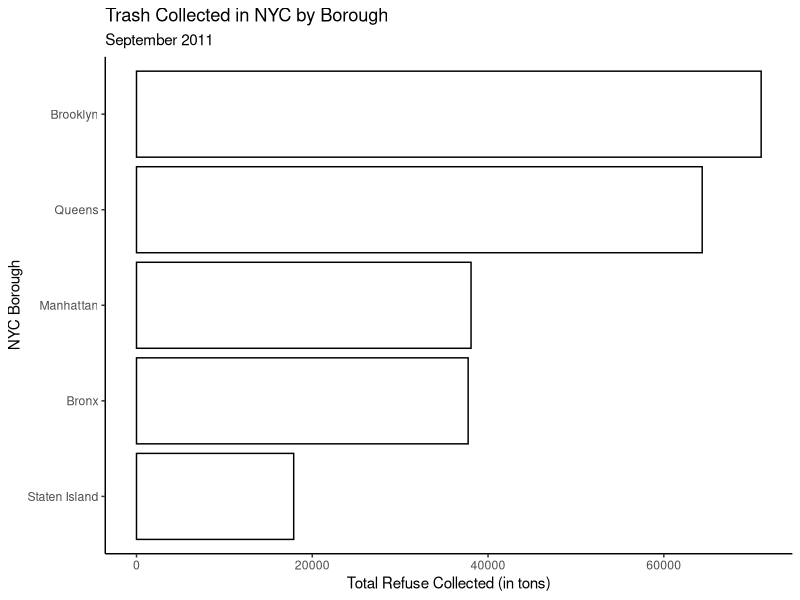
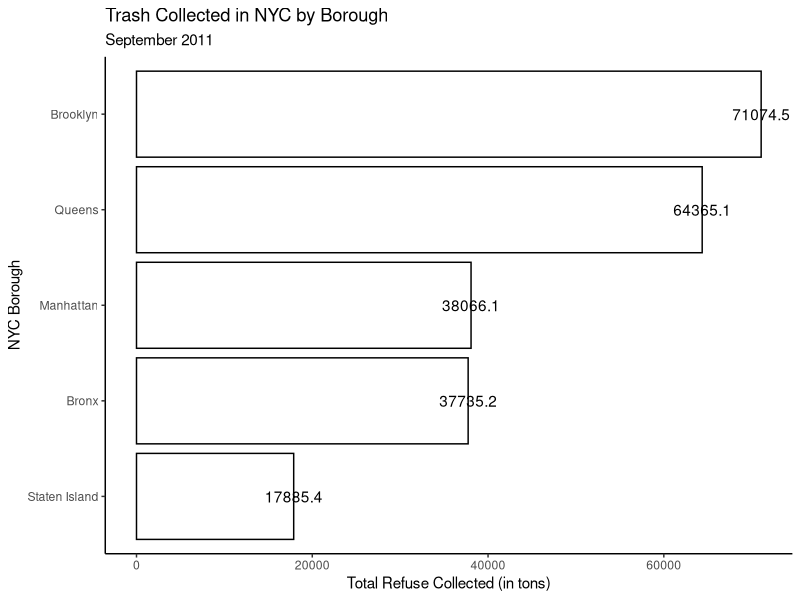
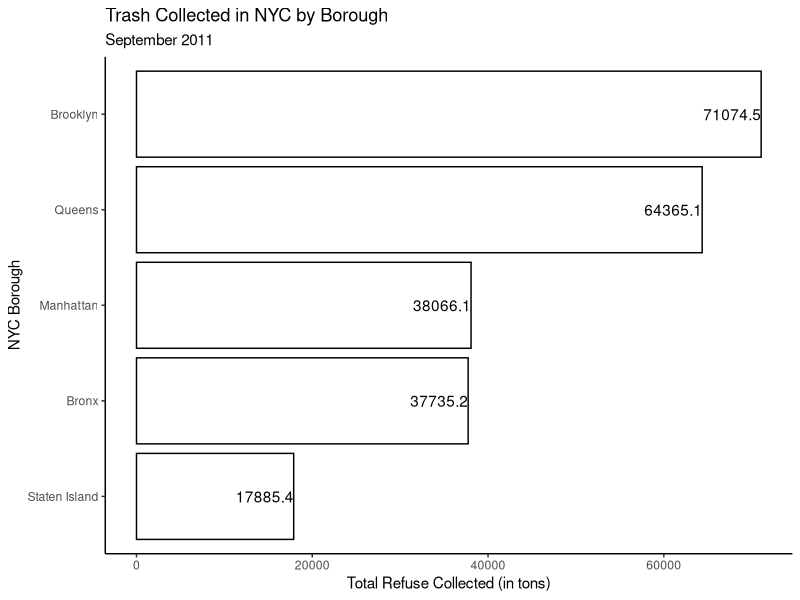
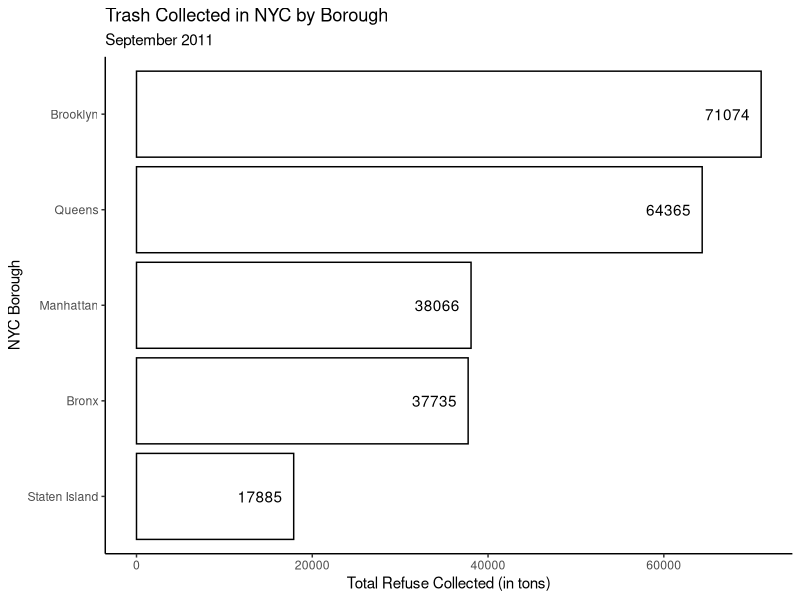
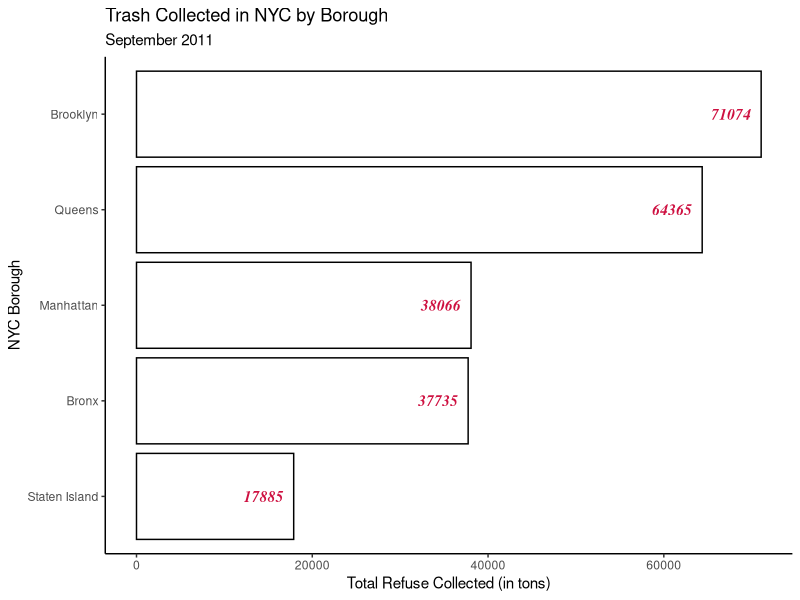
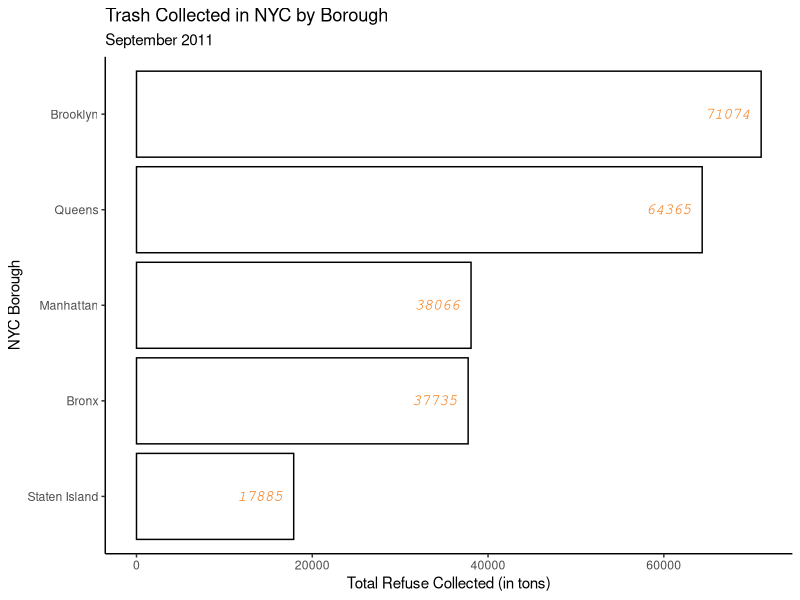
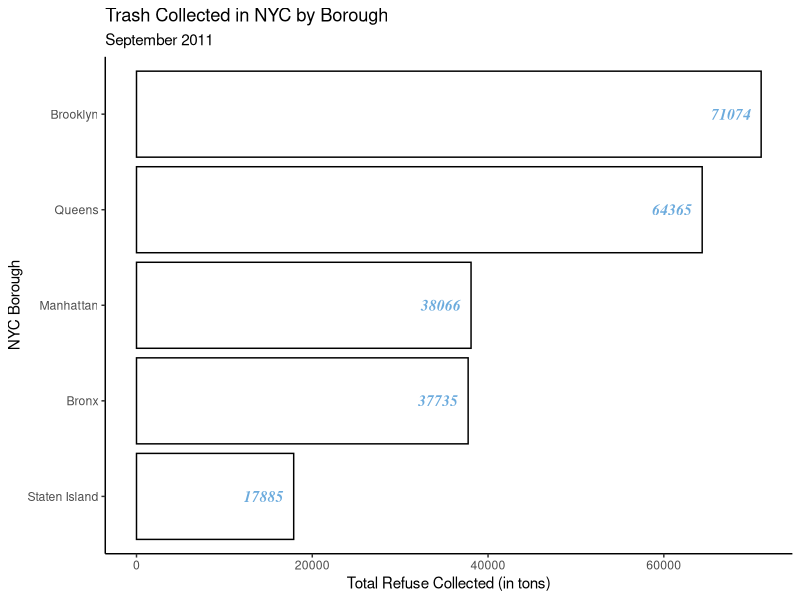
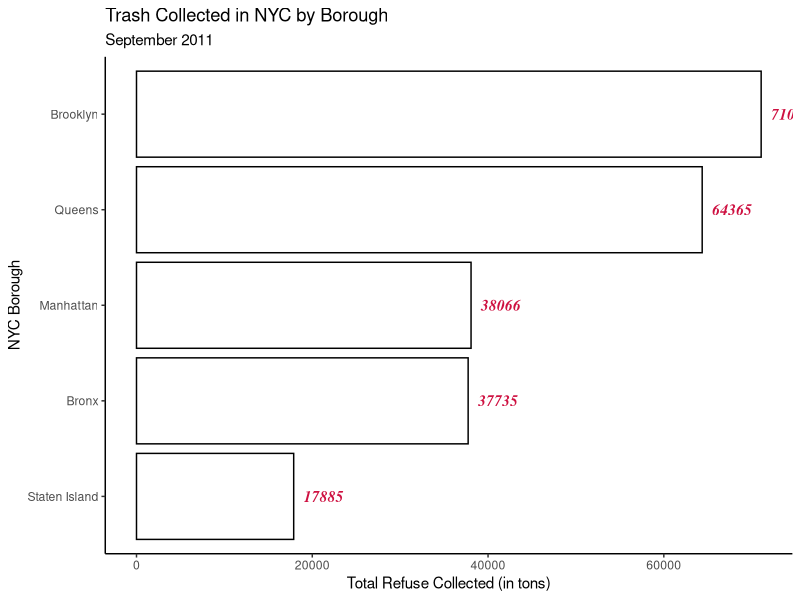

R code for these plots, in order:
## DATA 3230 - Using Legends, Colors, Fonts & Axes ##

library(tidyverse)
library(readxl)

## Let's start with our NYC Trash Horizontal Bar Chart ##

nyc <- read_xlsx("Legends, Colors, Fonts and Axes/NYC Trash Data.xlsx")

## Subset to September 2011 ##

nyc_sept11 <- nyc |>
  filter(MONTH == 9 & YEAR == 2011)

## Sum up REFUSETONSCOLLECTED variable by Borough ##

trash_tot <- nyc_sept11 |>
  group_by(BOROUGH) |>
  summarize(Sum_Trash = sum(REFUSETONSCOLLECTED))

## Visualization we left off with: ##

trash_tot |>
  ggplot(aes(x=Sum_Trash,y=reorder(BOROUGH,Sum_Trash))) +
  geom_bar(stat='identity',color='black',fill='white') +
  labs(y = "NYC Borough",
       x = "Total Refuse Collected (in tons)",
       title = "Trash Collected in NYC by Borough",
       subtitle = "September 2011") +
  theme_classic()

## If we want to add labels to this visualization to show how much
## trash was produced by each borough, we can use a new geom called
## geom_text: ##

trash_tot |>
  ggplot(aes(x=Sum_Trash,y=reorder(BOROUGH,Sum_Trash))) +
  geom_bar(stat='identity',color='black',fill='white') +
  geom_text(aes(label=Sum_Trash)) +
  labs(y = "NYC Borough",
       x = "Total Refuse Collected (in tons)",
       title = "Trash Collected in NYC by Borough",
       subtitle = "September 2011") +
  theme_classic()

## Okay cool! But what are some problems? For starters,
## the label is centered at the end of the bar, making
## the text difficult to read. We can change the justification
## of the text by using the hjust argument: ##

trash_tot |>
  ggplot(aes(x=Sum_Trash,y=reorder(BOROUGH,Sum_Trash))) +
  geom_bar(stat='identity',color='black',fill='white') +
  geom_text(aes(label=Sum_Trash),hjust=1) +
  labs(y = "NYC Borough",
       x = "Total Refuse Collected (in tons)",
       title = "Trash Collected in NYC by Borough",
       subtitle = "September 2011") +
  theme_classic()

## Rounding to one decimal point is also a bit unusual. We 
## can adjust this by using the round function within
## geom_text: ##

trash_tot |>
  ggplot(aes(x=Sum_Trash,y=reorder(BOROUGH,Sum_Trash))) +
  geom_bar(stat='identity',color='black',fill='white') +
  geom_text(aes(label=round(Sum_Trash)),hjust=1.25) +
  labs(y = "NYC Borough",
       x = "Total Refuse Collected (in tons)",
       title = "Trash Collected in NYC by Borough",
       subtitle = "September 2011") +
  theme_classic()

#### FONTS ####

## What if we wanted to control the font in terms of size,
## color, and font type? Well, what options are available to us? 
## Let's see! ##

## serif, bold-italic, & Braves Red #CE1141 ##

trash_tot |>
  ggplot(aes(x=Sum_Trash,y=reorder(BOROUGH,Sum_Trash))) +
  geom_bar(stat='identity',color='black',fill='white') +
  geom_text(aes(label=round(Sum_Trash)),family='serif',
            fontface='bold.italic',color='#CE1141',hjust=1.25) +
  labs(y = "NYC Borough",
       x = "Total Refuse Collected (in tons)",
       title = "Trash Collected in NYC by Borough",
       subtitle = "September 2011") +
  theme_classic()

## mono, italicized, & NY Knicks Orange ##

trash_tot |>
  ggplot(aes(x=Sum_Trash,y=reorder(BOROUGH,Sum_Trash))) +
  geom_bar(stat='identity',color='black',fill='white') +
  geom_text(aes(label=round(Sum_Trash)),family='mono',
            fontface='italic',color='#F58426',hjust=1.25) +
  labs(y = "NYC Borough",
       x = "Total Refuse Collected (in tons)",
       title = "Trash Collected in NYC by Borough",
       subtitle = "September 2011") +
  theme_classic()

## serif, bold.italic, & Manchester United blue ##

trash_tot |>
  ggplot(aes(x=Sum_Trash,y=reorder(BOROUGH,Sum_Trash))) +
  geom_bar(stat='identity',color='black',fill='white') +
  geom_text(aes(label=round(Sum_Trash)),family='serif',
            fontface='bold.italic',color='#6CABDD',hjust=1.25) +
  labs(y = "NYC Borough",
       x = "Total Refuse Collected (in tons)",
       title = "Trash Collected in NYC by Borough",
       subtitle = "September 2011") +
  theme_classic()

#### AXES ####

## Using the Braves color visualization, what if we wanted to move
## the labels to the outside of bars? ##

trash_tot |>
  ggplot(aes(x=Sum_Trash,y=reorder(BOROUGH,Sum_Trash))) +
  geom_bar(stat='identity',color='black',fill='white') +
  geom_text(aes(label=round(Sum_Trash)),family='serif',
            fontface='bold.italic',color='#CE1141',hjust=-0.25) +
  labs(y = "NYC Borough",
       x = "Total Refuse Collected (in tons)",
       title = "Trash Collected in NYC by Borough",
       subtitle = "September 2011") +
  theme_classic()

## Whoops! Now I can't see Brooklyn's label! This means I now 
## need to change the viewing window. One way is by increasing the 
## x-axis length. We can do this by using scale_x_continuous function: ##

trash_tot |>
  ggplot(aes(x=Sum_Trash,y=reorder(BOROUGH,Sum_Trash))) +
  geom_bar(stat='identity',color='black',fill='white') +
  geom_text(aes(label=round(Sum_Trash)),family='serif',
            fontface='bold.italic',color='#CE1141',hjust=-0.25) +
  labs(y = "NYC Borough",
       x = "Total Refuse Collected (in tons)",
       title = "Trash Collected in NYC by Borough",
       subtitle = "September 2011") +
  theme_classic() +
  scale_x_continuous(limits = c(0,75000))

## Okay cool! That solved the problem! What if we want to 
## increase the number of tick marks to be in increments of 
## 10K? We can again use scale_x_continuous: ##

trash_tot |>
  ggplot(aes(x=Sum_Trash,y=reorder(BOROUGH,Sum_Trash))) +
  geom_bar(stat='identity',color='black',fill='white') +
  geom_text(aes(label=round(Sum_Trash)),family='serif',
            fontface='bold.italic',color='#CE1141',hjust=-0.25) +
  labs(y = "NYC Borough",
       x = "Total Refuse Collected (in tons)",
       title = "Trash Collected in NYC by Borough",
       subtitle = "September 2011") +
  theme_classic() +
  scale_x_continuous(limits = c(0,75000),
                     breaks = seq(0,80000,by=10000))

## Now, to the point that was made in last class, we don't really
## need the three extra zeros indicating that we are working in the
## 10s of thousands. We could get by with 10K, 20K, and so on. We once
## again can use the scales package & 
## scale_x_continuous function to do so: ##

trash_tot |>
  ggplot(aes(x=Sum_Trash,y=reorder(BOROUGH,Sum_Trash))) +
  geom_bar(stat='identity',color='black',fill='white') +
  geom_text(aes(label=round(Sum_Trash)),family='serif',
            fontface='bold.italic',color='#CE1141',hjust=-0.25) +
  labs(y = "NYC Borough",
       x = "Total Refuse Collected (in tons)",
       title = "Trash Collected in NYC by Borough",
       subtitle = "September 2011") +
  theme_classic() +
  scale_x_continuous(limits = c(0,75000),
                     breaks = seq(0,80000,by=10000),
                     labels = scales::label_number(suffix = "K",
                                                   scale = 1e-3))

## We can also change the font of the axis titles to match
## our data labels using the theme function! ##

trash_tot |>
  ggplot(aes(x=Sum_Trash,y=reorder(BOROUGH,Sum_Trash))) +
  geom_bar(stat='identity',color='black',fill='white') +
  geom_text(aes(label=round(Sum_Trash)),family='serif',
            fontface='bold.italic',color='#CE1141',hjust=-0.25) +
  labs(y = "NYC Borough",
       x = "Total Refuse Collected (in tons)",
       title = "Trash Collected in NYC by Borough",
       subtitle = "September 2011") +
  theme_classic() +
  theme(axis.text.x = element_text(family = 'serif',
                                   face = 'bold.italic',
                                   color = '#CE1141'),
        axis.title.x = element_text(family = 'serif',
                                    face = 'bold.italic',
                                    color = '#CE1141'),
        axis.text.y = element_text(family = 'serif',
                                   face = 'bold.italic',
                                   color = '#CE1141'),
        axis.title.y = element_text(family = 'serif',
                                    face = 'bold.italic',
                                    color = '#CE1141')) +
  scale_x_continuous(limits = c(0,75000),
                     breaks = seq(0,80000,by=10000),
                     labels = scales::label_number(suffix = "K",
                                                   scale = 1e-3))

#### LEGENDS ####

## Suppose I want the bars to be colored by the boroughs. We can
## use the fill argument within the aes function to do so: ##

trash_tot |>
  ggplot(aes(x=Sum_Trash,y=reorder(BOROUGH,Sum_Trash),fill=BOROUGH)) +
  geom_bar(stat='identity',color='black') +
  geom_text(aes(label=round(Sum_Trash)),family='serif',
            fontface='bold.italic',color='#CE1141',hjust=-0.25) +
  labs(y = "NYC Borough",
       x = "Total Refuse Collected (in tons)",
       title = "Trash Collected in NYC by Borough",
       subtitle = "September 2011") +
  theme_classic() +
  theme(axis.text.x = element_text(family = 'serif',
                                   face = 'bold.italic'),
        axis.title.x = element_text(family = 'serif',
                                    face = 'bold.italic'),
        axis.text.y = element_text(family = 'serif',
                                   face = 'bold.italic'),
        axis.title.y = element_text(family = 'serif',
                                    face = 'bold.italic')) +
  scale_x_continuous(limits = c(0,80000),
                     breaks = seq(0,80000,by=10000),
                     labels = scales::label_number(suffix = "K",
                                                   scale = 1e-3))

## Cool! But now we don't need the y-axis labels. We can remove
## them by using the theme function: ##

trash_tot |>
  ggplot(aes(x=Sum_Trash,y=reorder(BOROUGH,Sum_Trash),fill=BOROUGH)) +
  geom_bar(stat='identity',color='black') +
  geom_text(aes(label=round(Sum_Trash)),family='serif',
            fontface='bold.italic',color='#CE1141',hjust=-0.25) +
  labs(y = "NYC Borough",
       x = "Total Refuse Collected (in tons)",
       title = "Trash Collected in NYC by Borough",
       subtitle = "September 2011") +
  theme_classic() +
  theme(axis.text.x = element_text(family = 'serif',
                                   face = 'bold.italic'),
        axis.title.x = element_text(family = 'serif',
                                    face = 'bold.italic'),
        axis.text.y = element_blank(),
        axis.title.y = element_text(family = 'serif',
                                    face = 'bold.italic'),
        axis.ticks.y = element_blank()) +
  scale_x_continuous(limits = c(0,80000),
                     breaks = seq(0,80000,by=10000),
                     labels = scales::label_number(suffix = "K",
                                                   scale = 1e-3))

## We can modify the legend title and labels using the labs function: ##

trash_tot |>
  ggplot(aes(x=Sum_Trash,y=reorder(BOROUGH,Sum_Trash),fill=BOROUGH)) +
  geom_bar(stat='identity',color='black') +
  geom_text(aes(label=round(Sum_Trash)),family='serif',
            fontface='bold.italic',color='#CE1141',hjust=-0.25) +
  labs(y = "NYC Borough",
       x = "Total Refuse Collected (in tons)",
       title = "Trash Collected in NYC by Borough",
       subtitle = "September 2011",
       fill = "Borough") +
  theme_classic() +
  theme(axis.text.x = element_text(family = 'serif',
                                   face = 'bold.italic'),
        axis.title.x = element_text(family = 'serif',
                                    face = 'bold.italic'),
        axis.text.y = element_blank(),
        axis.title.y = element_text(family = 'serif',
                                    face = 'bold.italic'),
        axis.ticks.y = element_blank()) +
  scale_x_continuous(limits = c(0,80000),
                     breaks = seq(0,80000,by=10000),
                     labels = scales::label_number(suffix = "K",
                                                   scale = 1e-3))

## We can also control the position of the legend using the theme function: ##

## Top ##

trash_tot |>
  ggplot(aes(x=Sum_Trash,y=reorder(BOROUGH,Sum_Trash),fill=BOROUGH)) +
  geom_bar(stat='identity',color='black') +
  geom_text(aes(label=round(Sum_Trash)),family='serif',
            fontface='bold.italic',color='#CE1141',hjust=-0.25) +
  labs(y = "NYC Borough",
       x = "Total Refuse Collected (in tons)",
       title = "Trash Collected in NYC by Borough",
       subtitle = "September 2011",
       fill = "Borough") +
  theme_classic() +
  theme(axis.text.x = element_text(family = 'serif',
                                   face = 'bold.italic'),
        axis.title.x = element_text(family = 'serif',
                                    face = 'bold.italic'),
        axis.text.y = element_blank(),
        axis.title.y = element_text(family = 'serif',
                                    face = 'bold.italic'),
        axis.ticks.y = element_blank(),
        legend.position = "top") +
  scale_x_continuous(limits = c(0,80000),
                     breaks = seq(0,80000,by=10000),
                     labels = scales::label_number(suffix = "K",
                                                   scale = 1e-3))

## Bottom ##

trash_tot |>
  ggplot(aes(x=Sum_Trash,y=reorder(BOROUGH,Sum_Trash),fill=BOROUGH)) +
  geom_bar(stat='identity',color='black') +
  geom_text(aes(label=round(Sum_Trash)),family='serif',
            fontface='bold.italic',color='#CE1141',hjust=-0.25) +
  labs(y = "NYC Borough",
       x = "Total Refuse Collected (in tons)",
       title = "Trash Collected in NYC by Borough",
       subtitle = "September 2011",
       fill = "Borough") +
  theme_classic() +
  theme(axis.text.x = element_text(family = 'serif',
                                   face = 'bold.italic'),
        axis.title.x = element_text(family = 'serif',
                                    face = 'bold.italic'),
        axis.text.y = element_blank(),
        axis.title.y = element_text(family = 'serif',
                                    face = 'bold.italic'),
        axis.ticks.y = element_blank(),
        legend.position = "bottom") +
  scale_x_continuous(limits = c(0,80000),
                     breaks = seq(0,80000,by=10000),
                     labels = scales::label_number(suffix = "K",
                                                   scale = 1e-3))

#### COLORS ####

## What if we wanted to change the colors of the bars? We can use
## packages like RColorBrewer and viridis to do so! ##

## viridis ##

library(viridis)

trash_tot |>
  ggplot(aes(x=Sum_Trash,y=reorder(BOROUGH,Sum_Trash),fill=BOROUGH)) +
  geom_bar(stat='identity',color='black') +
  geom_text(aes(label=round(Sum_Trash)),family='serif',
            fontface='bold.italic',color='#CE1141',hjust=-0.25) +
  labs(y = "NYC Borough",
       x = "Total Refuse Collected (in tons)",
       title = "Trash Collected in NYC by Borough",
       subtitle = "September 2011",
       fill = "Borough") +
  theme_classic() +
  theme(axis.text.x = element_text(family = 'serif',
                                   face = 'bold.italic'),
        axis.title.x = element_text(family = 'serif',
                                    face = 'bold.italic'),
        axis.text.y = element_blank(),
        axis.title.y = element_text(family = 'serif',
                                    face = 'bold.italic'),
        axis.ticks.y = element_blank(),
        legend.position = "bottom") +
  scale_x_continuous(limits = c(0,80000),
                     breaks = seq(0,80000,by=10000),
                     labels = scales::label_number(suffix = "K",
                                                   scale = 1e-3)) +
  scale_fill_viridis(discrete = T)


## Within scale_fill_viridis, we can change the color palette by
## using the option argument, A - H. So if we want "turbo" (H) ##

trash_tot |>
  ggplot(aes(x=Sum_Trash,y=reorder(BOROUGH,Sum_Trash),fill=BOROUGH)) +
  geom_bar(stat='identity',color='black') +
  geom_text(aes(label=round(Sum_Trash)),family='serif',
            fontface='bold.italic',color='#CE1141',hjust=-0.25) +
  labs(y = "NYC Borough",
       x = "Total Refuse Collected (in tons)",
       title = "Trash Collected in NYC by Borough",
       subtitle = "September 2011",
       fill = "Borough") +
  theme_classic() +
  theme(axis.text.x = element_text(family = 'serif',
                                   face = 'bold.italic'),
        axis.title.x = element_text(family = 'serif',
                                    face = 'bold.italic'),
        axis.text.y = element_blank(),
        axis.title.y = element_text(family = 'serif',
                                    face = 'bold.italic'),
        axis.ticks.y = element_blank(),
        legend.position = "bottom") +
  scale_x_continuous(limits = c(0,80000),
                     breaks = seq(0,80000,by=10000),
                     labels = scales::label_number(suffix = "K",
                                                   scale = 1e-3)) +
  scale_fill_viridis(discrete = T,
                     option = "H")

## RColorBrewer ##

library(RColorBrewer)
print(brewer.pal.info)

## Let's use Pastel1 ##

trash_tot |>
  ggplot(aes(x=Sum_Trash,y=reorder(BOROUGH,Sum_Trash),fill=BOROUGH)) +
  geom_bar(stat='identity',color='black') +
  geom_text(aes(label=round(Sum_Trash)),family='serif',
            fontface='bold.italic',color='#CE1141',hjust=-0.25) +
  labs(y = "NYC Borough",
       x = "Total Refuse Collected (in tons)",
       title = "Trash Collected in NYC by Borough",
       subtitle = "September 2011",
       fill = "Borough") +
  theme_classic() +
  theme(axis.text.x = element_text(family = 'serif',
                                   face = 'bold.italic'),
        axis.title.x = element_text(family = 'serif',
                                    face = 'bold.italic'),
        axis.text.y = element_blank(),
        axis.title.y = element_text(family = 'serif',
                                    face = 'bold.italic'),
        axis.ticks.y = element_blank(),
        legend.position = "bottom") +
  scale_x_continuous(limits = c(0,80000),
                     breaks = seq(0,80000,by=10000),
                     labels = scales::label_number(suffix = "K",
                                                   scale = 1e-3)) +
  scale_fill_brewer(palette = "Pastel1")

## Custom Palettes ##

## We can also create our own custom palettes using the scale_fill_manual function: ##

## Specifying Custom Palette ##

borough_colors <- c("Bronx" = 'red',
                    "Brooklyn" = 'blue',
                    "Manhattan" = "orange",
                    "Queens" = "yellow",
                    "Staten Island" = 'violet')

## Generating Visualization ##

trash_tot |>
  ggplot(aes(x=Sum_Trash,y=reorder(BOROUGH,Sum_Trash),fill=BOROUGH)) +
  geom_bar(stat='identity',color='black') +
  geom_text(aes(label=round(Sum_Trash)),family='serif',
            fontface='bold.italic',color='#CE1141',hjust=-0.25) +
  labs(y = "NYC Borough",
       x = "Total Refuse Collected (in tons)",
       title = "Trash Collected in NYC by Borough",
       subtitle = "September 2011",
       fill = "Borough") +
  theme_classic() +
  theme(axis.text.x = element_text(family = 'serif',
                                   face = 'bold.italic'),
        axis.title.x = element_text(family = 'serif',
                                    face = 'bold.italic'),
        axis.text.y = element_blank(),
        axis.title.y = element_text(family = 'serif',
                                    face = 'bold.italic'),
        axis.ticks.y = element_blank(),
        legend.position = "bottom") +
  scale_x_continuous(limits = c(0,80000),
                     breaks = seq(0,80000,by=10000),
                     labels = scales::label_number(suffix = "K",
                                                   scale = 1e-3)) +
  scale_fill_manual(values = borough_colors)
